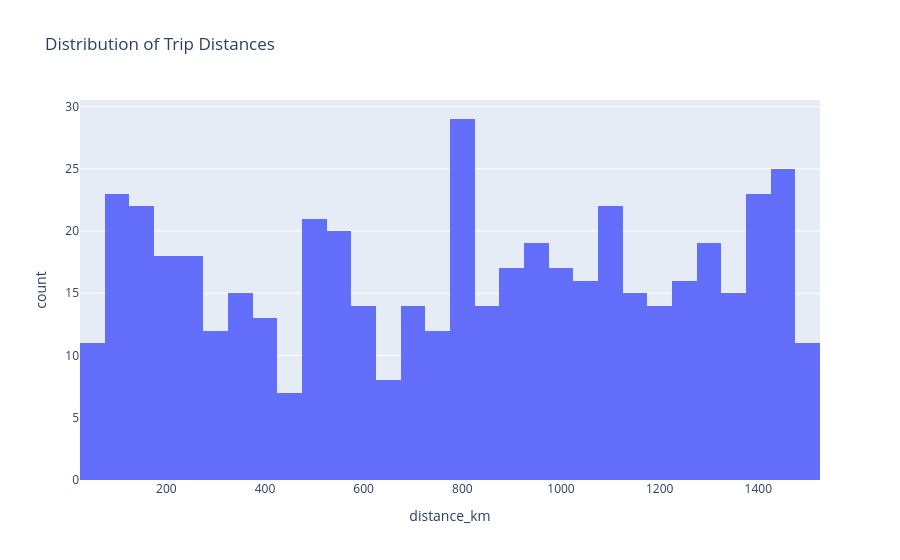

Notebook code for this chart:
### Code cell
#trip distance distribution
fig = px.histogram(
    df,
    x="distance_km",
    nbins=30,
    title="Distribution of Trip Distances"
)
fig.show()

### Figure 1 — Plotly figure (JSON) as saved in the notebook; plotly's stock layout.template omitted (floating-point values rounded to 4 significant figures; data arrays with more than 128 entries replaced by an {"elided": "..."} marker saying what was removed)
{"data": [{"bingroup": "x", "hovertemplate": "distance_km=%{x}<br>count=%{y}<extra></extra>", "legendgroup": "", "marker": {"color": "#636efa", "pattern": {"shape": ""}}, "name": "", "nbinsx": 30, "orientation": "v", "showlegend": false, "type": "histogram", "x": {"elided": "500 float values"}, "xaxis": "x", "yaxis": "y"}], "layout": {"barmode": "relative", "legend": {"tracegroupgap": 0}, "title": {"text": "Distribution of Trip Distances"}, "xaxis": {"anchor": "y", "domain": [0, 1], "title": {"text": "distance_km"}}, "yaxis": {"anchor": "x", "domain": [0, 1], "title": {"text": "count"}}}}
